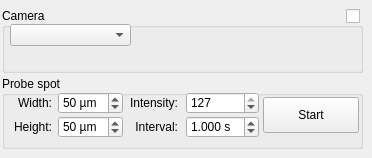
    <widget class="QWidget" name="tab">
     <attribute name="title">
      <string>Tools</string>
     </attribute>
     <widget class="QGroupBox" name="groupBoxStimInfo_5">
      <property name="geometry">
       <rect>
        <x>2</x>
        <y>8</y>
        <width>361</width>
        <height>65</height>
       </rect>
      </property>
      <property name="title">
       <string>Camera</string>
      </property>
      <widget class="QCheckBox" name="checkBoxCamEnable">
       <property name="geometry">
        <rect>
         <x>344</x>
         <y>0</y>
         <width>33</width>
         <height>17</height>
        </rect>
       </property>
       <property name="text">
        <string/>
       </property>
      </widget>
      <widget class="QComboBox" name="comboBoxCams">
       <property name="geometry">
        <rect>
         <x>8</x>
         <y>16</y>
         <width>121</width>
         <height>22</height>
        </rect>
       </property>
      </widget>
     </widget>
     <widget class="QGroupBox" name="groupBoxProbeParameters">
      <property name="geometry">
       <rect>
        <x>2</x>
        <y>76</y>
        <width>361</width>
        <height>73</height>
       </rect>
      </property>
      <property name="title">
       <string>Probe spot</string>
      </property>
      <widget class="QLabel" name="probe_width_label">
       <property name="geometry">
        <rect>
         <x>0</x>
         <y>16</y>
         <width>50</width>
         <height>22</height>
        </rect>
       </property>
       <property name="text">
        <string>Width:</string>
       </property>
       <property name="alignment">
        <set>Qt::AlignRight|Qt::AlignTrailing|Qt::AlignVCenter</set>
       </property>
      </widget>
      <widget class="QLabel" name="probe_height_label">
       <property name="geometry">
        <rect>
         <x>0</x>
         <y>40</y>
         <width>50</width>
         <height>22</height>
        </rect>
       </property>
       <property name="text">
        <string>Height:</string>
       </property>
       <property name="alignment">
        <set>Qt::AlignRight|Qt::AlignTrailing|Qt::AlignVCenter</set>
       </property>
      </widget>
      <widget class="QLabel" name="probe_intensity_2">
       <property name="geometry">
        <rect>
         <x>126</x>
         <y>16</y>
         <width>50</width>
         <height>22</height>
        </rect>
       </property>
       <property name="text">
        <string>Intensity:</string>
       </property>
       <property name="alignment">
        <set>Qt::AlignRight|Qt::AlignTrailing|Qt::AlignVCenter</set>
       </property>
      </widget>
      <widget class="QLabel" name="spinBox_probe_interval_label">
       <property name="geometry">
        <rect>
         <x>126</x>
         <y>40</y>
         <width>50</width>
         <height>22</height>
        </rect>
       </property>
       <property name="text">
        <string>Interval:</string>
       </property>
       <property name="alignment">
        <set>Qt::AlignRight|Qt::AlignTrailing|Qt::AlignVCenter</set>
       </property>
      </widget>
      <widget class="QSpinBox" name="spinBox_probe_width">
       <property name="geometry">
        <rect>
         <x>56</x>
         <y>16</y>
         <width>65</width>
         <height>22</height>
        </rect>
       </property>
       <property name="suffix">
        <string> µm</string>
       </property>
       <property name="minimum">
        <number>1</number>
       </property>
       <property name="maximum">
        <number>10000</number>
       </property>
       <property name="singleStep">
        <number>10</number>
       </property>
       <property name="value">
        <number>50</number>
       </property>
      </widget>
      <widget class="QSpinBox" name="spinBox_probe_height">
       <property name="geometry">
        <rect>
         <x>56</x>
         <y>40</y>
         <width>65</width>
         <height>22</height>
        </rect>
       </property>
       <property name="suffix">
        <string> µm</string>
       </property>
       <property name="minimum">
        <number>1</number>
       </property>
       <property name="maximum">
        <number>10000</number>
       </property>
       <property name="singleStep">
        <number>10</number>
       </property>
       <property name="value">
        <number>50</number>
       </property>
      </widget>
      <widget class="QSpinBox" name="spinBox_probe_intensity">
       <property name="geometry">
        <rect>
         <x>184</x>
         <y>16</y>
         <width>73</width>
         <height>22</height>
        </rect>
       </property>
       <property name="layoutDirection">
        <enum>Qt::LeftToRight</enum>
       </property>
       <property name="minimum">
        <number>1</number>
       </property>
       <property name="maximum">
        <number>127</number>
       </property>
       <property name="singleStep">
        <number>10</number>
       </property>
       <property name="value">
        <number>127</number>
       </property>
      </widget>
      <widget class="QDoubleSpinBox" name="spinBox_probe_interval">
       <property name="geometry">
        <rect>
         <x>184</x>
         <y>40</y>
         <width>73</width>
         <height>22</height>
        </rect>
       </property>
       <property name="suffix">
        <string> s</string>
       </property>
       <property name="decimals">
        <number>3</number>
       </property>
       <property name="minimum">
        <double>0.050000000000000</double>
       </property>
       <property name="maximum">
        <double>100.000000000000000</double>
       </property>
       <property name="singleStep">
        <double>0.500000000000000</double>
       </property>
       <property name="value">
        <double>1.000000000000000</double>
       </property>
      </widget>
      <widget class="QPushButton" name="btnProbeStart">
       <property name="geometry">
        <rect>
         <x>261</x>
         <y>21</y>
         <width>96</width>
         <height>36</height>
        </rect>
       </property>
       <property name="text">
        <string>Start</string>
       </property>
      </widget>
     </widget>
    </widget>
